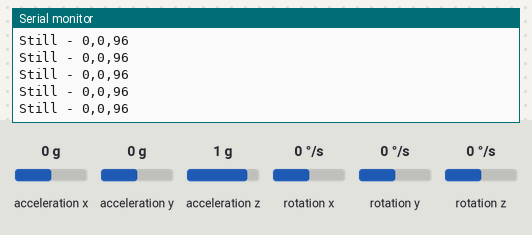
A sketch run on a simulated Arduino Uno, built with avr-gcc and run on an emulated ATmega328P. Parts: the last lines printed to the serial monitor. The test bench sets the inputs (shaded band); at power-on: acceleration x 0 g, acceleration y 0 g, acceleration z 1 g, rotation x 0 °/s, rotation y 0 °/s, rotation z 0 °/s.

Above: at 1.2 s.
1.3 s: acceleration x set to -1.4 g
At 1.47 s:
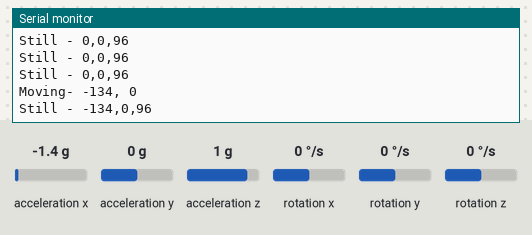
4.3 s: acceleration y set to -1.4 g
At 4.4 s:
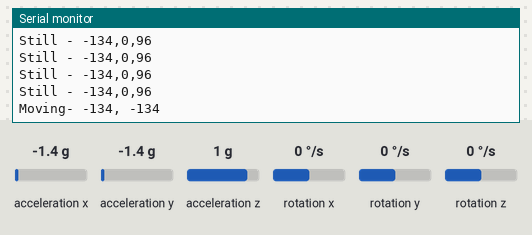
5.8 s: acceleration z set to -1.4 g
At 5.86 s:
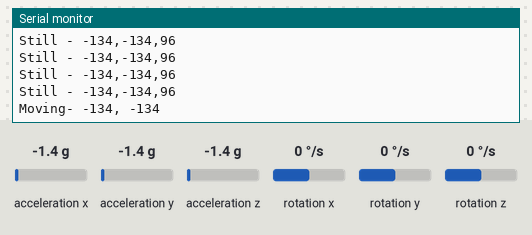

The sketch:

accel_simple.ino
```cpp
#include "Wire.h"
#include "I2Cdev.h"
#include "MPU6050.h"
#include "Servo.h"

MPU6050 mpu;

int16_t ax, ay, az;
int16_t gx, gy, gz;

//Servo myservo;

int xVal, yVal, zVal;
int prevX, prevY, prevZ;

int accelThresh= 5;

void setup()
{
    Wire.begin();
    Serial.begin(9600);

    Serial.println("Initialize MPU");
    mpu.initialize();
    Serial.println(mpu.testConnection() ? "Connected" : "Connection failed");
//    myservo.attach(9);
}

void loop()
{
    mpu.getMotion6(&ax, &ay, &az, &gx, &gy, &gz);

    xVal = map(ax, -17000, 17000, -100, 100);
    yVal = map(ay, -17000, 17000, -100, 100);
    zVal = map(az, -17000, 17000, -100, 100);

    if (abs(xVal-prevX)>=accelThresh || abs(yVal-prevY)>=accelThresh || abs(zVal-prevZ)>=accelThresh)
    {
//        myservo.write(val);
        Serial.print("Moving- ");
        Serial.print(xVal);
        Serial.print(", ");
        Serial.println(yVal);

        prevX = xVal;
        prevY = yVal;
        prevZ = zVal;
    }else{
        Serial.print("Still - ");
        Serial.print(xVal);
        Serial.print(",");
        Serial.print(yVal);
        Serial.print(",");
        Serial.println(zVal);
    }

    delay(100);
}
```

Measured:
- after the input at 1.3 s, the serial monitor: prints a new line after 0.06 s (image 1)
- after the input at 4.3 s, the serial monitor: prints a new line after 0.09 s (image 2)
